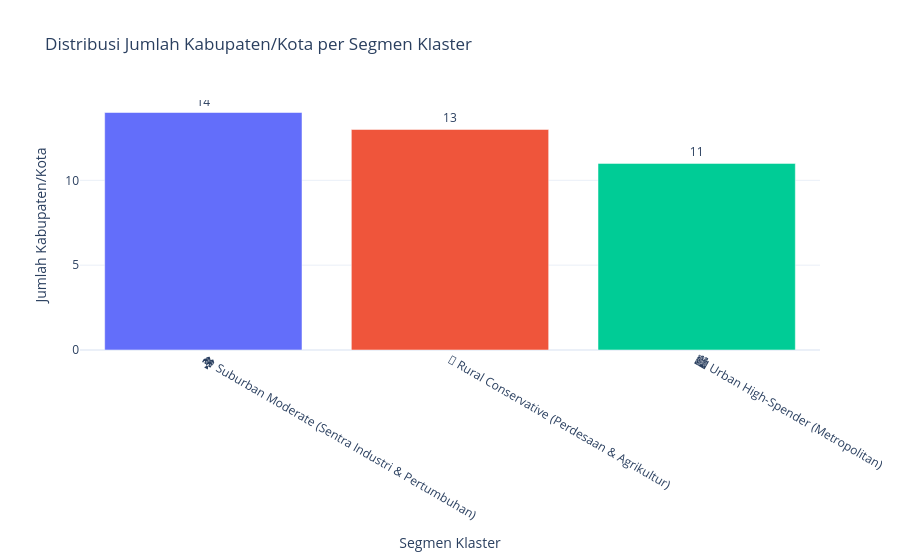

The cell this chart's notebook holds for it:
### Code cell
fig_dist = plot_cluster_distribution_interactive(df_result, cluster_col='Nama_Klaster')
fig_dist.show()

### Figure 1 — Plotly figure (JSON) as saved in the notebook; plotly's stock layout.template omitted (floating-point values rounded to 4 significant figures)
{"data": [{"customdata": [[36.8]], "hovertemplate": "Segmen Klaster=%{x}<br>Jumlah Wilayah=%{text}<br>Persentase (%)=%{customdata[0]}<extra></extra>", "legendgroup": "🏘️ Suburban Moderate (Sentra Industri & Pertumbuhan)", "marker": {"color": "#636efa", "pattern": {"shape": ""}}, "name": "🏘️ Suburban Moderate (Sentra Industri & Pertumbuhan)", "orientation": "v", "showlegend": true, "text": [14.0], "textposition": "outside", "type": "bar", "x": ["🏘️ Suburban Moderate (Sentra Industri & Pertumbuhan)"], "xaxis": "x", "y": [14], "yaxis": "y"}, {"customdata": [[34.2]], "hovertemplate": "Segmen Klaster=%{x}<br>Jumlah Wilayah=%{text}<br>Persentase (%)=%{customdata[0]}<extra></extra>", "legendgroup": "🌾 Rural Conservative (Perdesaan & Agrikultur)", "marker": {"color": "#EF553B", "pattern": {"shape": ""}}, "name": "🌾 Rural Conservative (Perdesaan & Agrikultur)", "orientation": "v", "showlegend": true, "text": [13.0], "textposition": "outside", "type": "bar", "x": ["🌾 Rural Conservative (Perdesaan & Agrikultur)"], "xaxis": "x", "y": [13], "yaxis": "y"}, {"customdata": [[28.9]], "hovertemplate": "Segmen Klaster=%{x}<br>Jumlah Wilayah=%{text}<br>Persentase (%)=%{customdata[0]}<extra></extra>", "legendgroup": "🏙️ Urban High-Spender (Metropolitan)", "marker": {"color": "#00cc96", "pattern": {"shape": ""}}, "name": "🏙️ Urban High-Spender (Metropolitan)", "orientation": "v", "showlegend": true, "text": [11.0], "textposition": "outside", "type": "bar", "x": ["🏙️ Urban High-Spender (Metropolitan)"], "xaxis": "x", "y": [11], "yaxis": "y"}], "layout": {"barmode": "relative", "legend": {"title": {"text": "Segmen Klaster"}, "tracegroupgap": 0}, "showlegend": false, "title": {"text": "Distribusi Jumlah Kabupaten/Kota per Segmen Klaster"}, "xaxis": {"anchor": "y", "categoryarray": ["🏘️ Suburban Moderate (Sentra Industri & Pertumbuhan)", "🌾 Rural Conservative (Perdesaan & Agrikultur)", "🏙️ Urban High-Spender (Metropolitan)"], "categoryorder": "array", "domain": [0.0, 1.0], "title": {"text": "Segmen Klaster"}}, "yaxis": {"anchor": "x", "domain": [0.0, 1.0], "title": {"text": "Jumlah Kabupaten/Kota"}}}}
